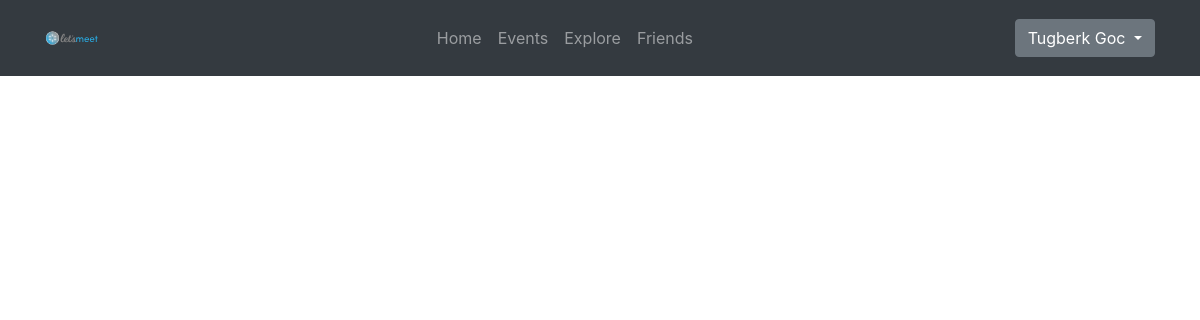
/events (signed in), run on an earlier commit of the app's database.
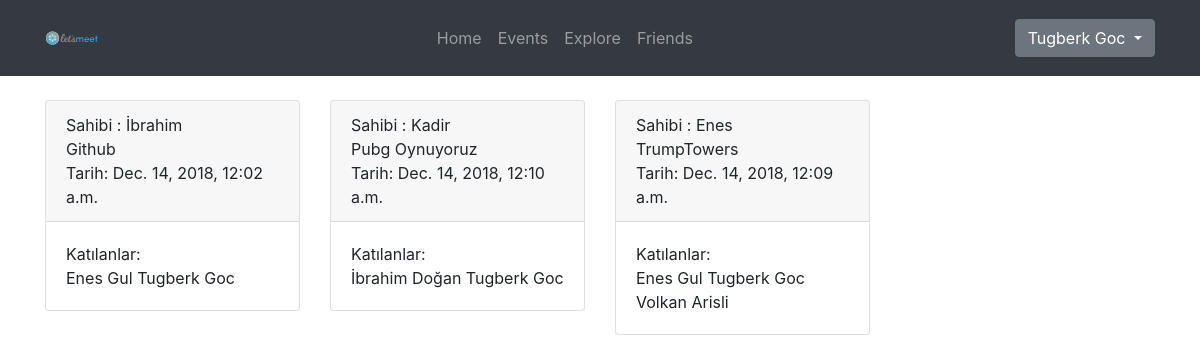
And on a later commit of the database.
### main/models.py (models this page shows, shortened)
class Event(models.Model):
    time = models.DateTimeField()
    createdTime = models.DateTimeField(null=True)
    title = models.CharField(max_length=50)
    owner = models.ForeignKey(EventOwner, on_delete=models.CASCADE, null=True)
    location = models.CharField(max_length=150)
    participants = models.ManyToManyField(Profile, blank=True)
    description = models.TextField(blank=True,null=True)
    url = models.CharField(max_length=500, blank=True, null=True)
    def __str__(self):
        return self.title + " @" + self.owner.profile.user.username

class EventOwner(models.Model):
    profile = models.OneToOneField(Profile, on_delete=models.CASCADE, null=True)

class Profile(models.Model):
    user = models.OneToOneField(User, on_delete=models.CASCADE)
    first_name = models.CharField(max_length=30, null=True)
    last_name = models.CharField(max_length=30, null=True)
    friends = models.ManyToManyField('self', blank=True)
    image = models.ImageField(default='profile_pics/default.png', upload_to='profile_pics')

### main/views.py (the view)
# urls.py: path('events', views.events, name='events'),
def events(request):
    if request.user.is_authenticated:
        profile = request.user.profile
        friends = profile.friends.all()
        owner_friends = EventOwner.objects.filter(profile__in=friends)
        events = Event.objects.filter(owner__in=owner_friends.all())
        context = {'events': 'active', 'events': events}
        return render(request, 'main/events.html', context)
    else:
        context = {'events': 'active'}
        return render(request, 'main/events.html', context)

### main/templates/main/events.html
{% extends 'main/base.html' %}
{% block content %}
    <div class="container">
        <div class="row">
            {% for event in events %}
                <div class="col-md-3">
                    <div class="card">
                        <div class="card-header">
                            Sahibi : {{ event.owner.profile.first_name }}<br>{{ event.title }} <br>
                            Tarih: {{ event.time }} </div>
                        <div class="card-body">Katılanlar:<br>
                            {% for participant in event.participants.all %}
                                {{ participant.first_name }} {{ participant.last_name }}
                            {% endfor %}
                        </div>
                    </div>
                </div>
            {% endfor %}
        </div>
    </div>
{% endblock %}

What changed in the data, as far as the page shows it:
added Event: owner.profile.first_name "İbrahim", title "Github", time "Dec. 14, 2018, 12:02 a.m."
now on this page (row unchanged): Profile: first_name "Enes", last_name "Gul"
now on this page (row unchanged): Profile: first_name "Tugberk", last_name "Goc"
added Event: owner.profile.first_name "Kadir", title "Pubg Oynuyoruz", time "Dec. 14, 2018, 12:10 a.m."
now on this page (row unchanged): Profile: first_name "İbrahim", last_name "Doğan", shown under "Kadir"
added Event: owner.profile.first_name "Enes", title "TrumpTowers", time "Dec. 14, 2018, 12:09 a.m."
added Profile: first_name "Volkan", last_name "Arisli", shown under "Enes"
